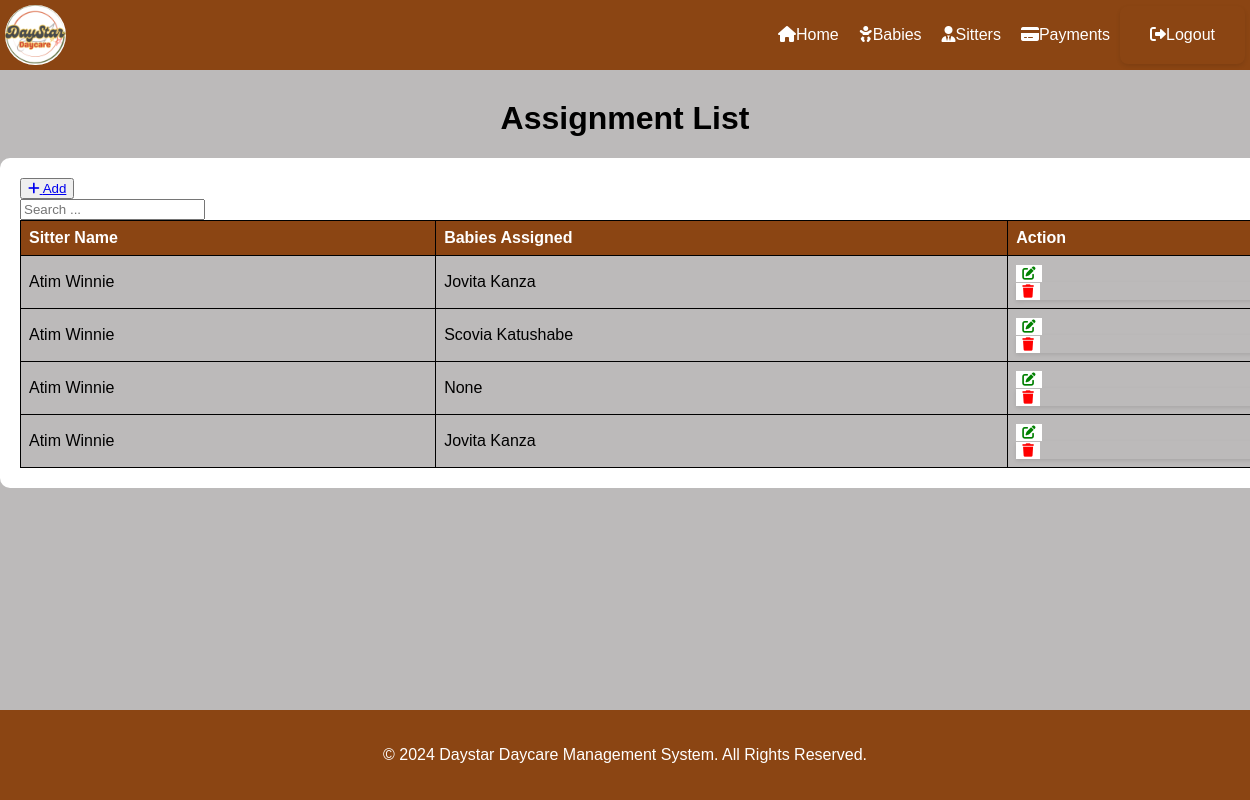
Page /assign_list/ on the earlier database version.
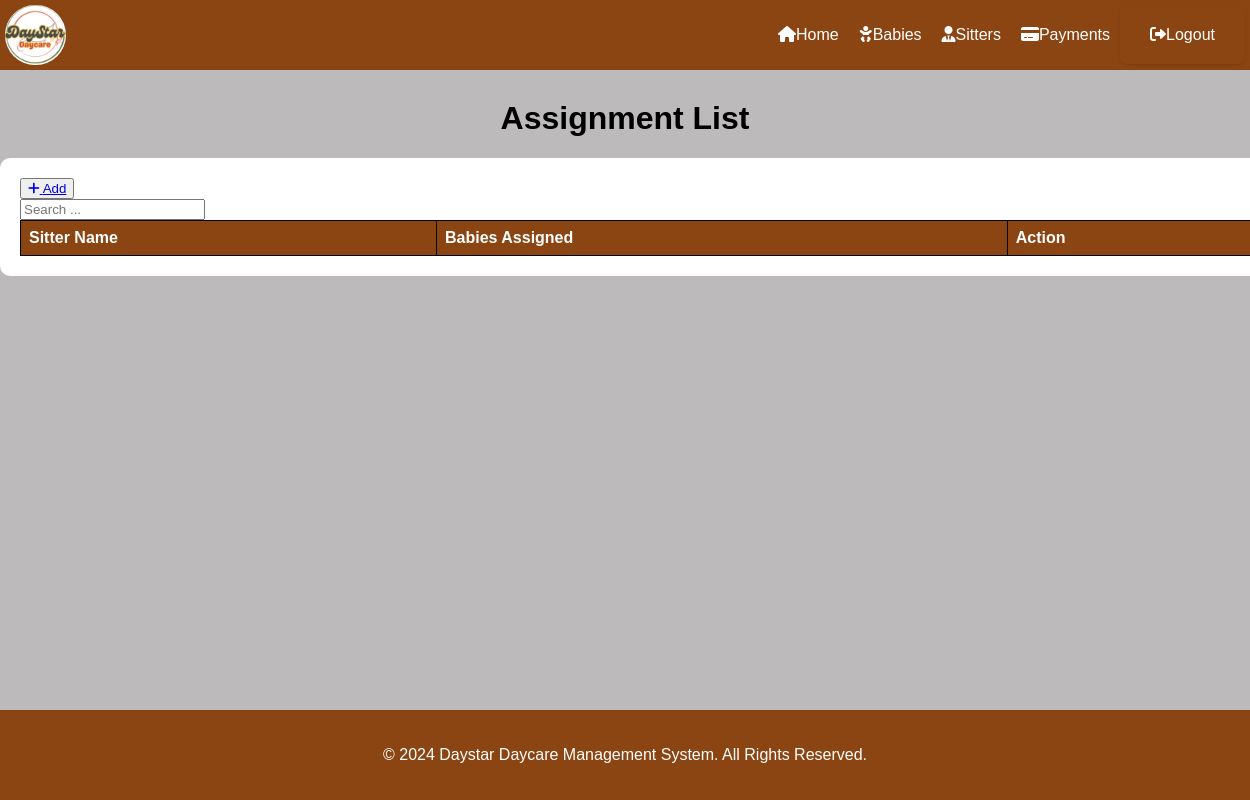
Same page on the later database version.
### ddms_app/models.py (models this page shows, shortened)
class Assign(models.Model):
    sitter_on_duty = models.ForeignKey(
        Sitter_on_duty,
        on_delete=models.CASCADE,
        related_name='assignments',
        null=True,
        blank=True
    )
    baby_assigned = models.ForeignKey(
        Arrival,
        on_delete=models.SET_NULL,  # If the Arrival record is deleted, set to null
        related_name='assignments',  # Allows reverse lookup
        null=True,
        blank=True
    )

class Sitter_on_duty(models.Model):
    record = models.ForeignKey(
        Record,
        on_delete=models.CASCADE,  # Deleting the Record deletes the Sitter_on_duty
        related_name='sitters',    # Allows reverse lookup
        null=True,                 # Sitter_on_duty may not always have a Record
        blank=True                 # Allows for flexibility
    )
    sitter_number = models.CharField(max_length=4 ,blank=True, null=True)
    time_in = models.DateTimeField(auto_now_add=True , blank=True, null=True)

class Record(models.Model):
    GENDER = (
        ('Male', 'Male'),
        ('Female', 'Female'),
    )
    created_at = models.DateTimeField(auto_now_add=True)
    first_name = models.CharField(max_length=50)
    last_name = models.CharField(max_length=50)
    date_of_birth = models.DateField()
    gender = models.CharField(max_length=10, choices=GENDER)
    location = models.CharField(max_length=30)
    next_of_kin = models.CharField(max_length=50)
    next_of_kin_phone = models.CharField(max_length=15)
    NIN_number = models.CharField(max_length=30)
    recommenders_name = models.CharField(max_length=50)
    recommenders_phone = models.CharField(max_length=15)
    religion = models.CharField(max_length=20)
    level_of_education = models.CharField(max_length=20)
    sitter_number = models.IntegerField(default=0)
    phone_number = models.CharField(max_length=20)

class Arrival(models.Model):
    PERIOD = (
        ('Halfday', 'Halfday'),
        ('Fullday', 'Fullday'),
    )
    STATUS = (
        ('Pending', 'Pending'),
        ('Cleared', 'Cleared'),
        ('Partial', 'Partial'),
    )
    first_name = models.CharField(max_length=50, blank=True,null=True)
    last_name = models.CharField(max_length=50, blank=True, null=True)
    name_person = models.CharField(max_length=50, blank=True, null=True)
    person_contact = models.CharField(max_length=50, blank=True, null=True)
    time_in = models.DateTimeField(auto_now_add = True, blank=True, null=True)
    period_of_stay = models.CharField(max_length=20, blank=True, null=True, choices=PERIOD)
    payment_status = models.CharField(max_length=20, blank=True, null=True, choices=STATUS )
    def __str__(self):
        return f'{self.first_name} {self.last_name}'

### ddms_app/views.py (the view)
# urls.py: path('assign_list/', views.assign_list, name='assign_list'),
def assign_list(request):
    records = Assign.objects.all()
    return render(request, 'assign_list.html', {'records': records})

### ddms_app/templates/assign_list.html (shortened to what this page needs)
{% extends  'base.html' %}
{% block content%}
    <h1> Assignment List</h1>
    <div class="mt-4 p-5 bg-secondary text-white rounded">
        <table class="table table-striped table-bordered">
            <div class="mb-3">
                <button><a href="{% url 'add_assign' %}" class="btn btn-success">
                    <i class="fas fa-plus"></i> Add
                </a></button>
                <form class="button" style="  box-shadow: 0px; padding: 0px; border-radius: 0px; margin: 0px; max-width: 200px;" method="GET" action="{% url 'give_list' %}">
                    <input type="text" name="search" class="form-control" placeholder="Search ...">
                </form>
            </div>
            <thead>
                <tr>
                    <th>Sitter Name</th>
                    <th>Babies Assigned</th>
                    <th>Action</th>
                </tr>
            </thead>
            <tbody>
                {% for assign in records %}
                <tr>
                    <td>{{ assign.sitter_on_duty.record.first_name }} {{ assign.sitter_on_duty.record.last_name }}</td>
                    <td>{{  assign.baby_assigned   }}</td>
                <td>
                    <button type="submit"><a href="{% url 'edit_assign' assign.id %}" class="btn btn-danger"><i class="fas fa-edit"></i></a></button>
                            <form  style=" box-shadow: 0px;padding: 0px; border-radius: 0px; margin: 0px;"  action="{% url 'delete_assign' assign.id %}" method="post"  onsubmit="return confirm('Are you sure you want to delete this record?');">
                                <button   class="btn btn-danger"><i class="fas fa-trash"></i></button>
                            </form>
                        </td>
                    </tr>
                {% endfor %}
            </tbody>
        </table>
    </div>
    {% endblock %}

### ddms_app/templates/base.html (shortened to what this page needs)
{% load static %}
<!DOCTYPE html>
<html lang="en">
<head>
<link rel="stylesheet" href="https://cdnjs.cloudflare.com/ajax/libs/font-awesome/6.0.0/css/all.min.css">
</head>
<body>
    <div class="main" >
    <nav  >
        <img src="{% static 'images/Logo.png' %}" alt="Site Logo" />
        <ul>
          <li><a href="{% url 'home' %}"><i class="fas fa-home"></i>Home</a></li>
          <li>
            <a href="#"><i class="fas fa-baby"></i>Babies</a>
          </li>
          <li>
            <a href="#"><i class="fas fa-user-tie" ></i>Sitters</a>
          </li>
          <li>
            <a href="#"><i class="fas fa-credit-card"></i>Payments</a>
          </li>
          <li>
            <form style="background: none; background-color:none;" id="logout-form" action="{% url 'logout' %}" method="post">
                <a href="#" onclick="document.getElementById('logout-form').submit(); return false;"><i class="fas fa-sign-out-alt"></i>Logout</a>
            </form>
        </li>
        </ul>
      </nav>
    <div>
        {% block content %}
        {% endblock %}
    </div>
<footer>
    <div class="container text-center">
        <div class="mt-3">
                <p>&copy; 2024 Daystar Daycare Management System. All Rights Reserved.</p>
        </div>
    </div>
</footer>
</div>
</body>
</html>

### ddms_app/templates/base.html (style rules this page uses)
body { font-family: Arial, sans-serif; background-color: rgb(188, 186, 186); margin: 0; padding: 0; color:white; overflow-x: hidden; }
h1 { text-align: center; margin-top: 30px; color:#000000; }
form { max-width: 500px; margin: 0 auto; padding: 20px; border-radius: 8px; box-shadow: 0 2px 4px rgba(0, 0, 0, 0.1); }
.mt-4 { margin-top: 20px; }
.p-5 { padding: 20px; }
.bg-secondary { background-color: white; border-radius: 10px; width: 100%; }
.text-white { color: #fff; }
table { width: 100%; border-collapse: collapse; border-spacing: 0; }
th, td { border: 1px solid #000000; padding: 8px; text-align: left; }
th { background-color: #8B4513; color: white; border: 1px solid black; }
footer { background:#8B4513; color: #fff; padding: 20px 0; position: fixed; bottom: 0; width: 100%; }
footer .container { display: flex; flex-direction: column; align-items: center; }
nav { background-color: #8B4513; padding: 5px; display: flex; justify-content: space-between; display: flex; align-items: center; }
nav ul { list-style-type: none; margin: 0; padding: 0; display: flex; align-items: center; }
nav ul li { position: relative; }
nav a { text-decoration: none; color: white; padding: 10px; transition: background 0.3s ease; }
.main { margin-bottom: 100px; }
nav img { height: 60px; border-radius: 35px; }

Differences in the rows shown:
removed Assign: sitter_on_duty.record.first_name "Atim", sitter_on_duty.record.last_name "Winnie", baby_assigned "Jovita Kanza"
removed Assign: sitter_on_duty.record.first_name "Atim", sitter_on_duty.record.last_name "Winnie", baby_assigned "Scovia Katushabe"
removed Assign: sitter_on_duty.record.first_name "Atim", sitter_on_duty.record.last_name "Winnie", baby_assigned "None"
removed Assign: sitter_on_duty.record.first_name "Atim", sitter_on_duty.record.last_name "Winnie", baby_assigned "Jovita Kanza"
